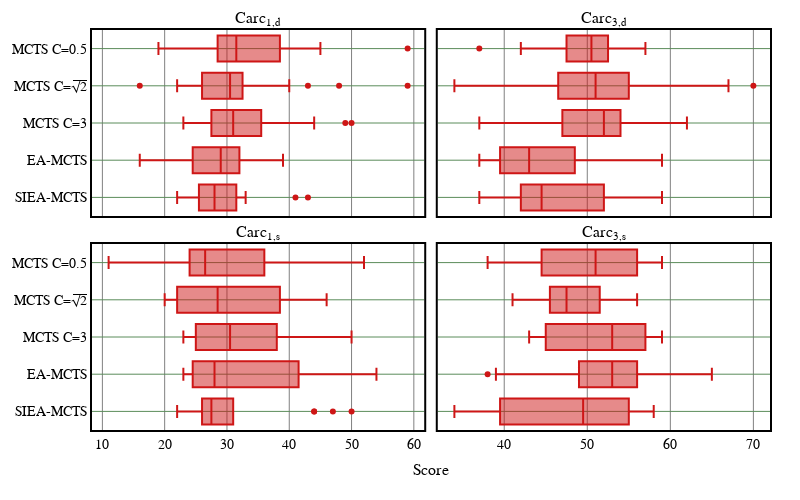
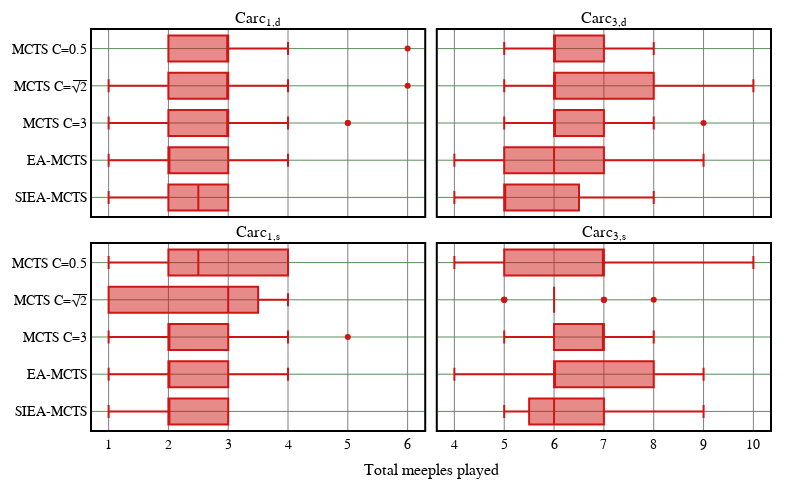

The code cell stored with these charts, in order, in its notebook:
### Code cell
#Plot for game level logs

plot_width = 800
plot_height = 500

for setup in [0,1]:
    if setup == 0:
        #define variables
        box_group_column = None
        x_column = "Player_0"
        y_column = "Score_p1"
        shadows = False
        xdtick=10
    if setup == 1:
        #define variables
        box_group_column = None
        x_column = "Player_0"
        y_column = "Total_played_meeples_p1"
        shadows = False
        xdtick=1

    to_show = "Boxplot"
    column_separation_column = "comp_initial_meeples"
    row_separation_column = "comp_set_tile_sequence"

    #read data
    logs_names = ["logs_by_game.csv"]#, "logs_by_action.csv", "logs_by_iteration.csv"]
    logs_list = {logs_name:lm.read_csv(os.path.join(experiment_path, logs_name)) for logs_name in logs_names}
    logs_index = 0
    logs = logs_list[logs_names[logs_index]]
    #filter data
    logs = logs[logs["comp_initial_meeples"]!=2]

    #order dataset
    logs["order"] = pd.Categorical(logs["Player_0"], data_order)
    logs = logs.sort_values("order")
    logs = logs.dropna(subset=["order"])

    #change names
    if x_column == "Player_0":
        logs[x_column] = logs[x_column].apply(lambda x: name_mappings[x])

    #Calculate uniques
    row_identifiers = sorted(logs[row_separation_column].unique(), reverse=True)
    column_identifiers = sorted(logs[column_separation_column].unique())
    box_group_identifiers = logs[box_group_column].unique() if box_group_column is not None else None
    colors = eu.generate_color_palette(1)
    #colors = ["#5B8C5A","#56638A", "#EC7316"]
    print("row_identifiers", row_identifiers)
    print("column_identifiers", column_identifiers)
    print("box_group_identifiers", box_group_identifiers)

    subplot_titles = []
    for row_identifier in row_identifiers:
        for column_identifier in column_identifiers:
            subplot_titles.append(carc_variants[(row_identifier, column_identifier)])#+str(row_identifier) + "m" + str(column_identifier) + "ts,")

    #Create figure
    fig = make_subplots(rows=len(row_identifiers)
                            ,cols=len(column_identifiers)
                            ,shared_xaxes=True
                            ,shared_yaxes=True
                            ,vertical_spacing=0.07
                            ,horizontal_spacing=0.02
                            ,row_heights=[1/len(row_identifiers) for _ in range(len(row_identifiers))]
                            ,subplot_titles = subplot_titles
                            #, specs=[[{"secondary_y": True}] for _ in range(n_plots+1)]
                            ,x_title=name_mappings[y_column]
                            #,y_title=name_mappings[y_column]
                            #,print_grid=True
                            )

    for row, row_identifier in enumerate(row_identifiers):
        for col, column_identifier in enumerate(column_identifiers):
            #for group_id, box_group_identifier in enumerate(box_group_identifiers):
                data = logs[logs[row_separation_column] == row_identifier]
                data = data[data[column_separation_column] == column_identifier]
                #data = data[data[box_group_column] == box_group_identifier]
                
                fig.add_trace(go.Box(x=data[y_column]
                                    ,y=data[x_column]
                                    #,name=name_mappings[box_group_identifier]
                                    #, width=0.2
                                    ,showlegend=False#(row==0 and col==0)
                                    #,legendgroup=group_id
                                    , marker={"color":colors[0],}
                                    ,offsetgroup = 1#group_id
                                    ,orientation="h"
                                    )
                                ,row=row+1
                                ,col=col+1)

    fig.update_layout(margin=dict(l=70, r=30, t=30, b=70)
                            ,width=plot_width
                            ,height=plot_height
                            ,plot_bgcolor='rgba(0,0,0,0)'
                            #,plot_bgcolor="lightgray"
                            #,boxmode='group'
                            ,font = dict(family = "Arial", size = 14, color = "black")
                            ,boxgap=0.3
                            ,boxgroupgap=0
                            ,legend=dict(
                                title = "MCTS variant"
                                ,orientation="h"
                                ,yanchor="top"
                                ,y=-0.1
                                #,xanchor="center"
                                #,x=0.4
                                ,bgcolor="white"#"lightgray"#"rgba(200, 255, 255, 0.8)"
                                ,font = dict(family = "Arial", size = 14, color = "black")
                                ,bordercolor="Black"
                                ,borderwidth=2
                                ,itemsizing='trace'
                                ,itemwidth = 30
                                ) 
                            )
    if to_show == "Boxplot":
        fig.update_layout(boxmode='group')
    fig.update_xaxes(showline=True
                            , linewidth=2
                            , linecolor='black'
                            , mirror=True
                            #,range=[0, 10]
                            ,showgrid=True
                            ,gridcolor="grey"
                            ,gridwidth=1
                            ,dtick= xdtick
                            ,tick0=0
                            )

    fig.update_yaxes(showline=True
                        ,mirror=True
                        , linewidth=2
                        , linecolor='black'
                        #, nticks=5
                        #,tickmode = 'linear'
                        ,tick0 = 0
                        , gridcolor="#5B8C5A"
                        , gridwidth=1
                        #, dtick= 3 if ydtick is None else ydtick
                        ,showgrid=True                    
                        )
    fig.write_image(os.path.join(experiment_path, "c1p_bygame_" + name_mappings[y_column] +".png"))
    fig.show()

### Figure 1 — Plotly figure (JSON) as saved in the notebook; plotly's stock layout.template omitted (floating-point values rounded to 4 significant figures)
{"data": [{"marker": {"color": "#ce1616"}, "offsetgroup": "1", "orientation": "h", "showlegend": false, "type": "box", "x": [27, 25, 29, 25, 26, 22, 25, 33, 31, 26, 30, 32, 23, 26, 26, 41, 32, 43, 30, 29, 31, 25, 30, 33, 31, 29, 39, 29, 32, 32, 32, 32, 24, 24, 16, 29, 24, 27, 27, 22, 36, 33, 49, 31, 31, 27, 30, 50, 25, 35, 25, 30, 29, 40, 33, 26, 31, 23, 44, 28, 28, 27, 26, 32, 48, 16, 29, 25, 40, 23, 32, 43, 32, 30, 26, 31, 31, 59, 33, 22, 44, 59, 31, 30, 28, 35, 32, 44, 31, 29, 42, 24, 32, 19, 45, 30, 26, 34, 26, 32], "xaxis": "x", "y": ["SIEA-MCTS", "SIEA-MCTS", "SIEA-MCTS", "SIEA-MCTS", "SIEA-MCTS", "SIEA-MCTS", "SIEA-MCTS", "SIEA-MCTS", "SIEA-MCTS", "SIEA-MCTS", "SIEA-MCTS", "SIEA-MCTS", "SIEA-MCTS", "SIEA-MCTS", "SIEA-MCTS", "SIEA-MCTS", "SIEA-MCTS", "SIEA-MCTS", "SIEA-MCTS", "SIEA-MCTS", "EA-MCTS", "EA-MCTS", "EA-MCTS", "EA-MCTS", "EA-MCTS", "EA-MCTS", "EA-MCTS", "EA-MCTS", "EA-MCTS", "EA-MCTS", "EA-MCTS", "EA-MCTS", "EA-MCTS", "EA-MCTS", "EA-MCTS", "EA-MCTS", "EA-MCTS", "EA-MCTS", "EA-MCTS", "EA-MCTS", "MCTS C=3", "MCTS C=3", "MCTS C=3", "MCTS C=3", "MCTS C=3", "MCTS C=3", "MCTS C=3", "MCTS C=3", "MCTS C=3", "MCTS C=3", "MCTS C=3", "MCTS C=3", "MCTS C=3", "MCTS C=3", "MCTS C=3", "MCTS C=3", "MCTS C=3", "MCTS C=3", "MCTS C=3", "MCTS C=3", "MCTS C=√̅2̅", "MCTS C=√̅2̅", "MCTS C=√̅2̅", "MCTS C=√̅2̅", "MCTS C=√̅2̅", "MCTS C=√̅2̅", "MCTS C=√̅2̅", "MCTS C=√̅2̅", "MCTS C=√̅2̅", "MCTS C=√̅2̅", "MCTS C=√̅2̅", "MCTS C=√̅2̅", "MCTS C=√̅2̅", "MCTS C=√̅2̅", "MCTS C=√̅2̅", "MCTS C=√̅2̅", "MCTS C=√̅2̅", "MCTS C=√̅2̅", "MCTS C=√̅2̅", "MCTS C=√̅2̅", "MCTS C=0.5", "MCTS C=0.5", "MCTS C=0.5", "MCTS C=0.5", "MCTS C=0.5", "MCTS C=0.5", "MCTS C=0.5", "MCTS C=0.5", "MCTS C=0.5", "MCTS C=0.5", "MCTS C=0.5", "MCTS C=0.5", "MCTS C=0.5", "MCTS C=0.5", "MCTS C=0.5", "MCTS C=0.5", "MCTS C=0.5", "MCTS C=0.5", "MCTS C=0.5", "MCTS C=0.5"], "yaxis": "y"}, {"marker": {"color": "#ce1616"}, "offsetgroup": "1", "orientation": "h", "showlegend": false, "type": "box", "x": [44, 45, 44, 58, 56, 47, 37, 44, 59, 59, 38, 48, 42, 42, 51, 42, 40, 53, 38, 45, 40, 40, 51, 39, 50, 47, 46, 37, 41, 39, 38, 52, 43, 47, 42, 59, 43, 39, 50, 46, 48, 51, 52, 42, 62, 58, 58, 46, 57, 52, 42, 53, 53, 52, 37, 54, 53, 54, 44, 49, 51, 47, 51, 60, 55, 45, 51, 42, 55, 34, 53, 59, 48, 70, 46, 50, 46, 67, 50, 52, 42, 49, 51, 47, 52, 37, 57, 48, 53, 52, 54, 51, 48, 42, 46, 50, 53, 52, 48, 55], "xaxis": "x2", "y": ["SIEA-MCTS", "SIEA-MCTS", "SIEA-MCTS", "SIEA-MCTS", "SIEA-MCTS", "SIEA-MCTS", "SIEA-MCTS", "SIEA-MCTS", "SIEA-MCTS", "SIEA-MCTS", "SIEA-MCTS", "SIEA-MCTS", "SIEA-MCTS", "SIEA-MCTS", "SIEA-MCTS", "SIEA-MCTS", "SIEA-MCTS", "SIEA-MCTS", "SIEA-MCTS", "SIEA-MCTS", "EA-MCTS", "EA-MCTS", "EA-MCTS", "EA-MCTS", "EA-MCTS", "EA-MCTS", "EA-MCTS", "EA-MCTS", "EA-MCTS", "EA-MCTS", "EA-MCTS", "EA-MCTS", "EA-MCTS", "EA-MCTS", "EA-MCTS", "EA-MCTS", "EA-MCTS", "EA-MCTS", "EA-MCTS", "EA-MCTS", "MCTS C=3", "MCTS C=3", "MCTS C=3", "MCTS C=3", "MCTS C=3", "MCTS C=3", "MCTS C=3", "MCTS C=3", "MCTS C=3", "MCTS C=3", "MCTS C=3", "MCTS C=3", "MCTS C=3", "MCTS C=3", "MCTS C=3", "MCTS C=3", "MCTS C=3", "MCTS C=3", "MCTS C=3", "MCTS C=3", "MCTS C=√̅2̅", "MCTS C=√̅2̅", "MCTS C=√̅2̅", "MCTS C=√̅2̅", "MCTS C=√̅2̅", "MCTS C=√̅2̅", "MCTS C=√̅2̅", "MCTS C=√̅2̅", "MCTS C=√̅2̅", "MCTS C=√̅2̅", "MCTS C=√̅2̅", "MCTS C=√̅2̅", "MCTS C=√̅2̅", "MCTS C=√̅2̅", "MCTS C=√̅2̅", "MCTS C=√̅2̅", "MCTS C=√̅2̅", "MCTS C=√̅2̅", "MCTS C=√̅2̅", "MCTS C=√̅2̅", "MCTS C=0.5", "MCTS C=0.5", "MCTS C=0.5", "MCTS C=0.5", "MCTS C=0.5", "MCTS C=0.5", "MCTS C=0.5", "MCTS C=0.5", "MCTS C=0.5", "MCTS C=0.5", "MCTS C=0.5", "MCTS C=0.5", "MCTS C=0.5", "MCTS C=0.5", "MCTS C=0.5", "MCTS C=0.5", "MCTS C=0.5", "MCTS C=0.5", "MCTS C=0.5", "MCTS C=0.5"], "yaxis": "y2"}, {"marker": {"color": "#ce1616"}, "offsetgroup": "1", "orientation": "h", "showlegend": false, "type": "box", "x": [31, 29, 29, 28, 22, 22, 47, 27, 26, 28, 50, 44, 26, 27, 23, 31, 27, 26, 27, 44, 30, 24, 48, 26, 50, 24, 25, 24, 23, 25, 28, 23, 25, 28, 33, 41, 30, 54, 48, 42, 23, 29, 32, 44, 32, 50, 25, 24, 29, 24, 25, 38, 29, 29, 45, 25, 38, 32, 33, 41, 21, 27, 43, 38, 44, 31, 20, 39, 23, 22, 22, 30, 22, 22, 43, 24, 46, 30, 21, 31, 11, 26, 22, 52, 36, 36, 25, 48, 48, 35, 25, 24, 22, 24, 35, 26, 39, 22, 27, 36], "xaxis": "x3", "y": ["SIEA-MCTS", "SIEA-MCTS", "SIEA-MCTS", "SIEA-MCTS", "SIEA-MCTS", "SIEA-MCTS", "SIEA-MCTS", "SIEA-MCTS", "SIEA-MCTS", "SIEA-MCTS", "SIEA-MCTS", "SIEA-MCTS", "SIEA-MCTS", "SIEA-MCTS", "SIEA-MCTS", "SIEA-MCTS", "SIEA-MCTS", "SIEA-MCTS", "SIEA-MCTS", "SIEA-MCTS", "EA-MCTS", "EA-MCTS", "EA-MCTS", "EA-MCTS", "EA-MCTS", "EA-MCTS", "EA-MCTS", "EA-MCTS", "EA-MCTS", "EA-MCTS", "EA-MCTS", "EA-MCTS", "EA-MCTS", "EA-MCTS", "EA-MCTS", "EA-MCTS", "EA-MCTS", "EA-MCTS", "EA-MCTS", "EA-MCTS", "MCTS C=3", "MCTS C=3", "MCTS C=3", "MCTS C=3", "MCTS C=3", "MCTS C=3", "MCTS C=3", "MCTS C=3", "MCTS C=3", "MCTS C=3", "MCTS C=3", "MCTS C=3", "MCTS C=3", "MCTS C=3", "MCTS C=3", "MCTS C=3", "MCTS C=3", "MCTS C=3", "MCTS C=3", "MCTS C=3", "MCTS C=√̅2̅", "MCTS C=√̅2̅", "MCTS C=√̅2̅", "MCTS C=√̅2̅", "MCTS C=√̅2̅", "MCTS C=√̅2̅", "MCTS C=√̅2̅", "MCTS C=√̅2̅", "MCTS C=√̅2̅", "MCTS C=√̅2̅", "MCTS C=√̅2̅", "MCTS C=√̅2̅", "MCTS C=√̅2̅", "MCTS C=√̅2̅", "MCTS C=√̅2̅", "MCTS C=√̅2̅", "MCTS C=√̅2̅", "MCTS C=√̅2̅", "MCTS C=√̅2̅", "MCTS C=√̅2̅", "MCTS C=0.5", "MCTS C=0.5", "MCTS C=0.5", "MCTS C=0.5", "MCTS C=0.5", "MCTS C=0.5", "MCTS C=0.5", "MCTS C=0.5", "MCTS C=0.5", "MCTS C=0.5", "MCTS C=0.5", "MCTS C=0.5", "MCTS C=0.5", "MCTS C=0.5", "MCTS C=0.5", "MCTS C=0.5", "MCTS C=0.5", "MCTS C=0.5", "MCTS C=0.5", "MCTS C=0.5"], "yaxis": "y3"}, {"marker": {"color": "#ce1616"}, "offsetgroup": "1", "orientation": "h", "showlegend": false, "type": "box", "x": [45, 56, 34, 37, 53, 58, 46, 58, 55, 51, 34, 56, 42, 55, 37, 50, 46, 49, 37, 52, 53, 65, 48, 53, 53, 56, 53, 50, 41, 53, 39, 56, 53, 38, 48, 58, 58, 53, 53, 65, 59, 52, 57, 45, 59, 54, 43, 59, 45, 54, 52, 57, 54, 45, 43, 52, 43, 54, 49, 59, 41, 41, 46, 51, 46, 41, 48, 50, 41, 53, 55, 52, 49, 56, 55, 47, 50, 47, 46, 45, 59, 55, 52, 45, 44, 39, 53, 59, 38, 47, 47, 52, 45, 55, 57, 57, 41, 41, 57, 50], "xaxis": "x4", "y": ["SIEA-MCTS", "SIEA-MCTS", "SIEA-MCTS", "SIEA-MCTS", "SIEA-MCTS", "SIEA-MCTS", "SIEA-MCTS", "SIEA-MCTS", "SIEA-MCTS", "SIEA-MCTS", "SIEA-MCTS", "SIEA-MCTS", "SIEA-MCTS", "SIEA-MCTS", "SIEA-MCTS", "SIEA-MCTS", "SIEA-MCTS", "SIEA-MCTS", "SIEA-MCTS", "SIEA-MCTS", "EA-MCTS", "EA-MCTS", "EA-MCTS", "EA-MCTS", "EA-MCTS", "EA-MCTS", "EA-MCTS", "EA-MCTS", "EA-MCTS", "EA-MCTS", "EA-MCTS", "EA-MCTS", "EA-MCTS", "EA-MCTS", "EA-MCTS", "EA-MCTS", "EA-MCTS", "EA-MCTS", "EA-MCTS", "EA-MCTS", "MCTS C=3", "MCTS C=3", "MCTS C=3", "MCTS C=3", "MCTS C=3", "MCTS C=3", "MCTS C=3", "MCTS C=3", "MCTS C=3", "MCTS C=3", "MCTS C=3", "MCTS C=3", "MCTS C=3", "MCTS C=3", "MCTS C=3", "MCTS C=3", "MCTS C=3", "MCTS C=3", "MCTS C=3", "MCTS C=3", "MCTS C=√̅2̅", "MCTS C=√̅2̅", "MCTS C=√̅2̅", "MCTS C=√̅2̅", "MCTS C=√̅2̅", "MCTS C=√̅2̅", "MCTS C=√̅2̅", "MCTS C=√̅2̅", "MCTS C=√̅2̅", "MCTS C=√̅2̅", "MCTS C=√̅2̅", "MCTS C=√̅2̅", "MCTS C=√̅2̅", "MCTS C=√̅2̅", "MCTS C=√̅2̅", "MCTS C=√̅2̅", "MCTS C=√̅2̅", "MCTS C=√̅2̅", "MCTS C=√̅2̅", "MCTS C=√̅2̅", "MCTS C=0.5", "MCTS C=0.5", "MCTS C=0.5", "MCTS C=0.5", "MCTS C=0.5", "MCTS C=0.5", "MCTS C=0.5", "MCTS C=0.5", "MCTS C=0.5", "MCTS C=0.5", "MCTS C=0.5", "MCTS C=0.5", "MCTS C=0.5", "MCTS C=0.5", "MCTS C=0.5", "MCTS C=0.5", "MCTS C=0.5", "MCTS C=0.5", "MCTS C=0.5", "MCTS C=0.5"], "yaxis": "y4"}], "layout": {"annotations": [{"font": {"size": 16}, "showarrow": false, "text": "Carc<sub>1,d</sub>", "x": 0.245, "xanchor": "center", "xref": "paper", "y": 1.0, "yanchor": "bottom", "yref": "paper"}, {"font": {"size": 16}, "showarrow": false, "text": "Carc<sub>3,d</sub>", "x": 0.755, "xanchor": "center", "xref": "paper", "y": 1.0, "yanchor": "bottom", "yref": "paper"}, {"font": {"size": 16}, "showarrow": false, "text": "Carc<sub>1,s</sub>", "x": 0.245, "xanchor": "center", "xref": "paper", "y": 0.465, "yanchor": "bottom", "yref": "paper"}, {"font": {"size": 16}, "showarrow": false, "text": "Carc<sub>3,s</sub>", "x": 0.755, "xanchor": "center", "xref": "paper", "y": 0.465, "yanchor": "bottom", "yref": "paper"}, {"font": {"size": 16}, "showarrow": false, "text": "Score", "x": 0.5, "xanchor": "center", "xref": "paper", "y": 0, "yanchor": "top", "yref": "paper", "yshift": -30}], "boxgap": 0.3, "boxgroupgap": 0, "boxmode": "group", "font": {"color": "black", "family": "Arial", "size": 14}, "height": 500, "legend": {"bgcolor": "white", "bordercolor": "Black", "borderwidth": 2, "font": {"color": "black", "family": "Arial", "size": 14}, "itemsizing": "trace", "itemwidth": 30, "orientation": "h", "title": {"text": "MCTS variant"}, "y": -0.1, "yanchor": "top"}, "margin": {"b": 70, "l": 70, "r": 30, "t": 30}, "plot_bgcolor": "rgba(0,0,0,0)", "width": 800, "xaxis": {"anchor": "y", "domain": [0, 0.49], "dtick": 10, "gridcolor": "grey", "gridwidth": 1, "linecolor": "black", "linewidth": 2, "matches": "x3", "mirror": true, "showgrid": true, "showline": true, "showticklabels": false, "tick0": 0}, "xaxis2": {"anchor": "y2", "domain": [0.51, 1], "dtick": 10, "gridcolor": "grey", "gridwidth": 1, "linecolor": "black", "linewidth": 2, "matches": "x4", "mirror": true, "showgrid": true, "showline": true, "showticklabels": false, "tick0": 0}, "xaxis3": {"anchor": "y3", "domain": [0, 0.49], "dtick": 10, "gridcolor": "grey", "gridwidth": 1, "linecolor": "black", "linewidth": 2, "mirror": true, "showgrid": true, "showline": true, "tick0": 0}, "xaxis4": {"anchor": "y4", "domain": [0.51, 1], "dtick": 10, "gridcolor": "grey", "gridwidth": 1, "linecolor": "black", "linewidth": 2, "mirror": true, "showgrid": true, "showline": true, "tick0": 0}, "yaxis": {"anchor": "x", "domain": [0.535, 1.0], "gridcolor": "#5B8C5A", "gridwidth": 1, "linecolor": "black", "linewidth": 2, "mirror": true, "showgrid": true, "showline": true, "tick0": 0}, "yaxis2": {"anchor": "x2", "domain": [0.535, 1.0], "gridcolor": "#5B8C5A", "gridwidth": 1, "linecolor": "black", "linewidth": 2, "matches": "y", "mirror": true, "showgrid": true, "showline": true, "showticklabels": false, "tick0": 0}, "yaxis3": {"anchor": "x3", "domain": [0, 0.465], "gridcolor": "#5B8C5A", "gridwidth": 1, "linecolor": "black", "linewidth": 2, "mirror": true, "showgrid": true, "showline": true, "tick0": 0}, "yaxis4": {"anchor": "x4", "domain": [0, 0.465], "gridcolor": "#5B8C5A", "gridwidth": 1, "linecolor": "black", "linewidth": 2, "matches": "y3", "mirror": true, "showgrid": true, "showline": true, "showticklabels": false, "tick0": 0}}}

### Figure 2 — Plotly figure (JSON) as saved in the notebook; plotly's stock layout.template omitted (floating-point values rounded to 4 significant figures)
{"data": [{"marker": {"color": "#ce1616"}, "offsetgroup": "1", "orientation": "h", "showlegend": false, "type": "box", "x": [2, 2, 3, 2, 3, 2, 2, 3, 3, 2, 3, 3, 1, 2, 2, 3, 3, 3, 2, 3, 2, 2, 3, 3, 3, 3, 4, 3, 2, 3, 4, 3, 2, 2, 2, 2, 2, 2, 2, 1, 2, 3, 5, 3, 3, 2, 3, 4, 2, 3, 2, 3, 3, 5, 3, 2, 3, 1, 3, 2, 2, 3, 2, 3, 3, 2, 3, 2, 4, 3, 3, 3, 2, 3, 2, 3, 3, 6, 3, 1, 2, 6, 3, 3, 2, 3, 2, 3, 3, 4, 3, 2, 3, 2, 3, 2, 2, 3, 2, 3], "xaxis": "x", "y": ["SIEA-MCTS", "SIEA-MCTS", "SIEA-MCTS", "SIEA-MCTS", "SIEA-MCTS", "SIEA-MCTS", "SIEA-MCTS", "SIEA-MCTS", "SIEA-MCTS", "SIEA-MCTS", "SIEA-MCTS", "SIEA-MCTS", "SIEA-MCTS", "SIEA-MCTS", "SIEA-MCTS", "SIEA-MCTS", "SIEA-MCTS", "SIEA-MCTS", "SIEA-MCTS", "SIEA-MCTS", "EA-MCTS", "EA-MCTS", "EA-MCTS", "EA-MCTS", "EA-MCTS", "EA-MCTS", "EA-MCTS", "EA-MCTS", "EA-MCTS", "EA-MCTS", "EA-MCTS", "EA-MCTS", "EA-MCTS", "EA-MCTS", "EA-MCTS", "EA-MCTS", "EA-MCTS", "EA-MCTS", "EA-MCTS", "EA-MCTS", "MCTS C=3", "MCTS C=3", "MCTS C=3", "MCTS C=3", "MCTS C=3", "MCTS C=3", "MCTS C=3", "MCTS C=3", "MCTS C=3", "MCTS C=3", "MCTS C=3", "MCTS C=3", "MCTS C=3", "MCTS C=3", "MCTS C=3", "MCTS C=3", "MCTS C=3", "MCTS C=3", "MCTS C=3", "MCTS C=3", "MCTS C=√̅2̅", "MCTS C=√̅2̅", "MCTS C=√̅2̅", "MCTS C=√̅2̅", "MCTS C=√̅2̅", "MCTS C=√̅2̅", "MCTS C=√̅2̅", "MCTS C=√̅2̅", "MCTS C=√̅2̅", "MCTS C=√̅2̅", "MCTS C=√̅2̅", "MCTS C=√̅2̅", "MCTS C=√̅2̅", "MCTS C=√̅2̅", "MCTS C=√̅2̅", "MCTS C=√̅2̅", "MCTS C=√̅2̅", "MCTS C=√̅2̅", "MCTS C=√̅2̅", "MCTS C=√̅2̅", "MCTS C=0.5", "MCTS C=0.5", "MCTS C=0.5", "MCTS C=0.5", "MCTS C=0.5", "MCTS C=0.5", "MCTS C=0.5", "MCTS C=0.5", "MCTS C=0.5", "MCTS C=0.5", "MCTS C=0.5", "MCTS C=0.5", "MCTS C=0.5", "MCTS C=0.5", "MCTS C=0.5", "MCTS C=0.5", "MCTS C=0.5", "MCTS C=0.5", "MCTS C=0.5", "MCTS C=0.5"], "yaxis": "y"}, {"marker": {"color": "#ce1616"}, "offsetgroup": "1", "orientation": "h", "showlegend": false, "type": "box", "x": [5, 5, 6, 7, 5, 6, 5, 6, 6, 7, 5, 5, 5, 4, 7, 5, 5, 8, 5, 8, 4, 7, 7, 5, 7, 6, 7, 5, 5, 6, 5, 9, 6, 6, 6, 8, 4, 5, 7, 7, 5, 6, 7, 5, 7, 8, 9, 6, 7, 8, 6, 6, 6, 8, 6, 7, 6, 6, 6, 7, 6, 7, 6, 6, 9, 6, 9, 5, 8, 5, 6, 9, 6, 10, 6, 5, 6, 8, 6, 7, 6, 6, 6, 6, 6, 6, 7, 6, 8, 8, 8, 6, 6, 5, 7, 7, 6, 7, 5, 8], "xaxis": "x2", "y": ["SIEA-MCTS", "SIEA-MCTS", "SIEA-MCTS", "SIEA-MCTS", "SIEA-MCTS", "SIEA-MCTS", "SIEA-MCTS", "SIEA-MCTS", "SIEA-MCTS", "SIEA-MCTS", "SIEA-MCTS", "SIEA-MCTS", "SIEA-MCTS", "SIEA-MCTS", "SIEA-MCTS", "SIEA-MCTS", "SIEA-MCTS", "SIEA-MCTS", "SIEA-MCTS", "SIEA-MCTS", "EA-MCTS", "EA-MCTS", "EA-MCTS", "EA-MCTS", "EA-MCTS", "EA-MCTS", "EA-MCTS", "EA-MCTS", "EA-MCTS", "EA-MCTS", "EA-MCTS", "EA-MCTS", "EA-MCTS", "EA-MCTS", "EA-MCTS", "EA-MCTS", "EA-MCTS", "EA-MCTS", "EA-MCTS", "EA-MCTS", "MCTS C=3", "MCTS C=3", "MCTS C=3", "MCTS C=3", "MCTS C=3", "MCTS C=3", "MCTS C=3", "MCTS C=3", "MCTS C=3", "MCTS C=3", "MCTS C=3", "MCTS C=3", "MCTS C=3", "MCTS C=3", "MCTS C=3", "MCTS C=3", "MCTS C=3", "MCTS C=3", "MCTS C=3", "MCTS C=3", "MCTS C=√̅2̅", "MCTS C=√̅2̅", "MCTS C=√̅2̅", "MCTS C=√̅2̅", "MCTS C=√̅2̅", "MCTS C=√̅2̅", "MCTS C=√̅2̅", "MCTS C=√̅2̅", "MCTS C=√̅2̅", "MCTS C=√̅2̅", "MCTS C=√̅2̅", "MCTS C=√̅2̅", "MCTS C=√̅2̅", "MCTS C=√̅2̅", "MCTS C=√̅2̅", "MCTS C=√̅2̅", "MCTS C=√̅2̅", "MCTS C=√̅2̅", "MCTS C=√̅2̅", "MCTS C=√̅2̅", "MCTS C=0.5", "MCTS C=0.5", "MCTS C=0.5", "MCTS C=0.5", "MCTS C=0.5", "MCTS C=0.5", "MCTS C=0.5", "MCTS C=0.5", "MCTS C=0.5", "MCTS C=0.5", "MCTS C=0.5", "MCTS C=0.5", "MCTS C=0.5", "MCTS C=0.5", "MCTS C=0.5", "MCTS C=0.5", "MCTS C=0.5", "MCTS C=0.5", "MCTS C=0.5", "MCTS C=0.5"], "yaxis": "y2"}, {"marker": {"color": "#ce1616"}, "offsetgroup": "1", "orientation": "h", "showlegend": false, "type": "box", "x": [2, 3, 3, 2, 2, 2, 3, 2, 2, 2, 1, 3, 2, 2, 2, 3, 2, 2, 2, 3, 3, 2, 3, 2, 2, 2, 2, 2, 1, 3, 4, 2, 2, 4, 3, 2, 3, 2, 3, 4, 1, 3, 2, 2, 2, 5, 2, 2, 2, 2, 2, 3, 3, 2, 2, 2, 3, 2, 4, 3, 1, 3, 4, 4, 4, 3, 3, 4, 1, 1, 1, 2, 1, 1, 4, 3, 3, 2, 1, 3, 2, 2, 1, 2, 4, 4, 3, 4, 4, 4, 3, 2, 1, 2, 4, 2, 2, 1, 3, 4], "xaxis": "x3", "y": ["SIEA-MCTS", "SIEA-MCTS", "SIEA-MCTS", "SIEA-MCTS", "SIEA-MCTS", "SIEA-MCTS", "SIEA-MCTS", "SIEA-MCTS", "SIEA-MCTS", "SIEA-MCTS", "SIEA-MCTS", "SIEA-MCTS", "SIEA-MCTS", "SIEA-MCTS", "SIEA-MCTS", "SIEA-MCTS", "SIEA-MCTS", "SIEA-MCTS", "SIEA-MCTS", "SIEA-MCTS", "EA-MCTS", "EA-MCTS", "EA-MCTS", "EA-MCTS", "EA-MCTS", "EA-MCTS", "EA-MCTS", "EA-MCTS", "EA-MCTS", "EA-MCTS", "EA-MCTS", "EA-MCTS", "EA-MCTS", "EA-MCTS", "EA-MCTS", "EA-MCTS", "EA-MCTS", "EA-MCTS", "EA-MCTS", "EA-MCTS", "MCTS C=3", "MCTS C=3", "MCTS C=3", "MCTS C=3", "MCTS C=3", "MCTS C=3", "MCTS C=3", "MCTS C=3", "MCTS C=3", "MCTS C=3", "MCTS C=3", "MCTS C=3", "MCTS C=3", "MCTS C=3", "MCTS C=3", "MCTS C=3", "MCTS C=3", "MCTS C=3", "MCTS C=3", "MCTS C=3", "MCTS C=√̅2̅", "MCTS C=√̅2̅", "MCTS C=√̅2̅", "MCTS C=√̅2̅", "MCTS C=√̅2̅", "MCTS C=√̅2̅", "MCTS C=√̅2̅", "MCTS C=√̅2̅", "MCTS C=√̅2̅", "MCTS C=√̅2̅", "MCTS C=√̅2̅", "MCTS C=√̅2̅", "MCTS C=√̅2̅", "MCTS C=√̅2̅", "MCTS C=√̅2̅", "MCTS C=√̅2̅", "MCTS C=√̅2̅", "MCTS C=√̅2̅", "MCTS C=√̅2̅", "MCTS C=√̅2̅", "MCTS C=0.5", "MCTS C=0.5", "MCTS C=0.5", "MCTS C=0.5", "MCTS C=0.5", "MCTS C=0.5", "MCTS C=0.5", "MCTS C=0.5", "MCTS C=0.5", "MCTS C=0.5", "MCTS C=0.5", "MCTS C=0.5", "MCTS C=0.5", "MCTS C=0.5", "MCTS C=0.5", "MCTS C=0.5", "MCTS C=0.5", "MCTS C=0.5", "MCTS C=0.5", "MCTS C=0.5"], "yaxis": "y3"}, {"marker": {"color": "#ce1616"}, "offsetgroup": "1", "orientation": "h", "showlegend": false, "type": "box", "x": [6, 7, 5, 5, 8, 9, 6, 9, 9, 7, 5, 6, 6, 6, 5, 6, 6, 6, 5, 7, 6, 8, 6, 7, 8, 6, 8, 7, 4, 7, 5, 6, 6, 6, 6, 9, 9, 6, 6, 8, 7, 5, 8, 7, 7, 6, 7, 7, 7, 6, 5, 8, 6, 7, 7, 5, 7, 7, 5, 7, 6, 6, 7, 8, 6, 6, 5, 6, 6, 6, 6, 6, 5, 7, 6, 5, 6, 5, 6, 7, 10, 5, 7, 5, 6, 4, 6, 10, 5, 7, 7, 7, 5, 5, 7, 7, 7, 7, 7, 6], "xaxis": "x4", "y": ["SIEA-MCTS", "SIEA-MCTS", "SIEA-MCTS", "SIEA-MCTS", "SIEA-MCTS", "SIEA-MCTS", "SIEA-MCTS", "SIEA-MCTS", "SIEA-MCTS", "SIEA-MCTS", "SIEA-MCTS", "SIEA-MCTS", "SIEA-MCTS", "SIEA-MCTS", "SIEA-MCTS", "SIEA-MCTS", "SIEA-MCTS", "SIEA-MCTS", "SIEA-MCTS", "SIEA-MCTS", "EA-MCTS", "EA-MCTS", "EA-MCTS", "EA-MCTS", "EA-MCTS", "EA-MCTS", "EA-MCTS", "EA-MCTS", "EA-MCTS", "EA-MCTS", "EA-MCTS", "EA-MCTS", "EA-MCTS", "EA-MCTS", "EA-MCTS", "EA-MCTS", "EA-MCTS", "EA-MCTS", "EA-MCTS", "EA-MCTS", "MCTS C=3", "MCTS C=3", "MCTS C=3", "MCTS C=3", "MCTS C=3", "MCTS C=3", "MCTS C=3", "MCTS C=3", "MCTS C=3", "MCTS C=3", "MCTS C=3", "MCTS C=3", "MCTS C=3", "MCTS C=3", "MCTS C=3", "MCTS C=3", "MCTS C=3", "MCTS C=3", "MCTS C=3", "MCTS C=3", "MCTS C=√̅2̅", "MCTS C=√̅2̅", "MCTS C=√̅2̅", "MCTS C=√̅2̅", "MCTS C=√̅2̅", "MCTS C=√̅2̅", "MCTS C=√̅2̅", "MCTS C=√̅2̅", "MCTS C=√̅2̅", "MCTS C=√̅2̅", "MCTS C=√̅2̅", "MCTS C=√̅2̅", "MCTS C=√̅2̅", "MCTS C=√̅2̅", "MCTS C=√̅2̅", "MCTS C=√̅2̅", "MCTS C=√̅2̅", "MCTS C=√̅2̅", "MCTS C=√̅2̅", "MCTS C=√̅2̅", "MCTS C=0.5", "MCTS C=0.5", "MCTS C=0.5", "MCTS C=0.5", "MCTS C=0.5", "MCTS C=0.5", "MCTS C=0.5", "MCTS C=0.5", "MCTS C=0.5", "MCTS C=0.5", "MCTS C=0.5", "MCTS C=0.5", "MCTS C=0.5", "MCTS C=0.5", "MCTS C=0.5", "MCTS C=0.5", "MCTS C=0.5", "MCTS C=0.5", "MCTS C=0.5", "MCTS C=0.5"], "yaxis": "y4"}], "layout": {"annotations": [{"font": {"size": 16}, "showarrow": false, "text": "Carc<sub>1,d</sub>", "x": 0.245, "xanchor": "center", "xref": "paper", "y": 1.0, "yanchor": "bottom", "yref": "paper"}, {"font": {"size": 16}, "showarrow": false, "text": "Carc<sub>3,d</sub>", "x": 0.755, "xanchor": "center", "xref": "paper", "y": 1.0, "yanchor": "bottom", "yref": "paper"}, {"font": {"size": 16}, "showarrow": false, "text": "Carc<sub>1,s</sub>", "x": 0.245, "xanchor": "center", "xref": "paper", "y": 0.465, "yanchor": "bottom", "yref": "paper"}, {"font": {"size": 16}, "showarrow": false, "text": "Carc<sub>3,s</sub>", "x": 0.755, "xanchor": "center", "xref": "paper", "y": 0.465, "yanchor": "bottom", "yref": "paper"}, {"font": {"size": 16}, "showarrow": false, "text": "Total meeples played", "x": 0.5, "xanchor": "center", "xref": "paper", "y": 0, "yanchor": "top", "yref": "paper", "yshift": -30}], "boxgap": 0.3, "boxgroupgap": 0, "boxmode": "group", "font": {"color": "black", "family": "Arial", "size": 14}, "height": 500, "legend": {"bgcolor": "white", "bordercolor": "Black", "borderwidth": 2, "font": {"color": "black", "family": "Arial", "size": 14}, "itemsizing": "trace", "itemwidth": 30, "orientation": "h", "title": {"text": "MCTS variant"}, "y": -0.1, "yanchor": "top"}, "margin": {"b": 70, "l": 70, "r": 30, "t": 30}, "plot_bgcolor": "rgba(0,0,0,0)", "width": 800, "xaxis": {"anchor": "y", "domain": [0, 0.49], "dtick": 1, "gridcolor": "grey", "gridwidth": 1, "linecolor": "black", "linewidth": 2, "matches": "x3", "mirror": true, "showgrid": true, "showline": true, "showticklabels": false, "tick0": 0}, "xaxis2": {"anchor": "y2", "domain": [0.51, 1], "dtick": 1, "gridcolor": "grey", "gridwidth": 1, "linecolor": "black", "linewidth": 2, "matches": "x4", "mirror": true, "showgrid": true, "showline": true, "showticklabels": false, "tick0": 0}, "xaxis3": {"anchor": "y3", "domain": [0, 0.49], "dtick": 1, "gridcolor": "grey", "gridwidth": 1, "linecolor": "black", "linewidth": 2, "mirror": true, "showgrid": true, "showline": true, "tick0": 0}, "xaxis4": {"anchor": "y4", "domain": [0.51, 1], "dtick": 1, "gridcolor": "grey", "gridwidth": 1, "linecolor": "black", "linewidth": 2, "mirror": true, "showgrid": true, "showline": true, "tick0": 0}, "yaxis": {"anchor": "x", "domain": [0.535, 1.0], "gridcolor": "#5B8C5A", "gridwidth": 1, "linecolor": "black", "linewidth": 2, "mirror": true, "showgrid": true, "showline": true, "tick0": 0}, "yaxis2": {"anchor": "x2", "domain": [0.535, 1.0], "gridcolor": "#5B8C5A", "gridwidth": 1, "linecolor": "black", "linewidth": 2, "matches": "y", "mirror": true, "showgrid": true, "showline": true, "showticklabels": false, "tick0": 0}, "yaxis3": {"anchor": "x3", "domain": [0, 0.465], "gridcolor": "#5B8C5A", "gridwidth": 1, "linecolor": "black", "linewidth": 2, "mirror": true, "showgrid": true, "showline": true, "tick0": 0}, "yaxis4": {"anchor": "x4", "domain": [0, 0.465], "gridcolor": "#5B8C5A", "gridwidth": 1, "linecolor": "black", "linewidth": 2, "matches": "y3", "mirror": true, "showgrid": true, "showline": true, "showticklabels": false, "tick0": 0}}}
